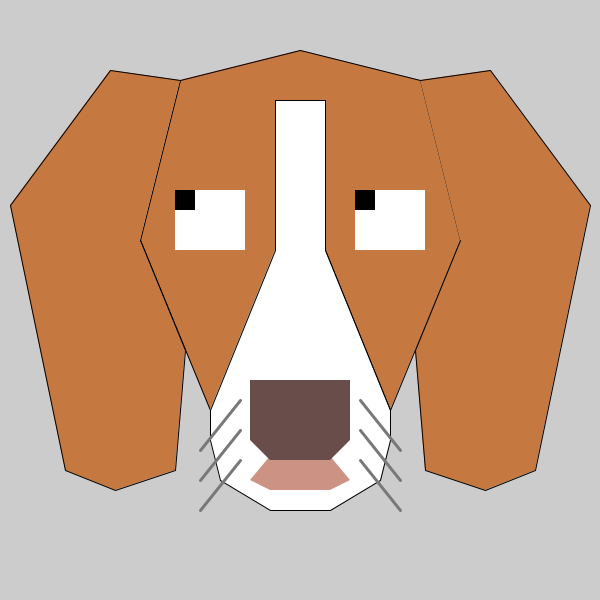
Frame 1 (no input)
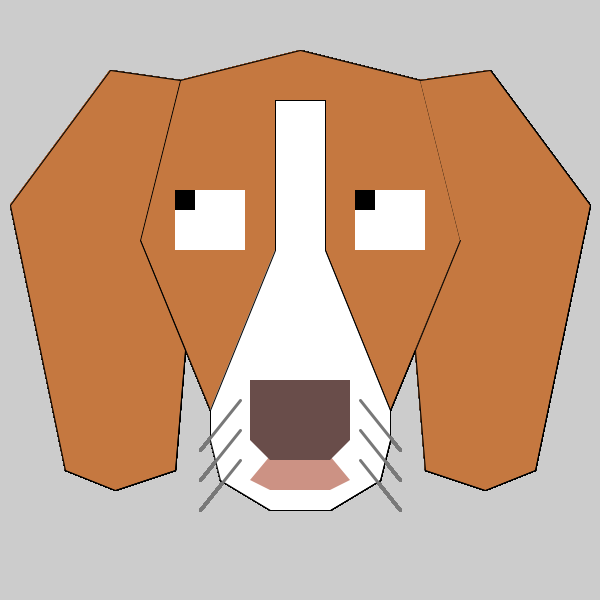
Frame 60 (the mouse pressed at the canvas centre just before this capture)
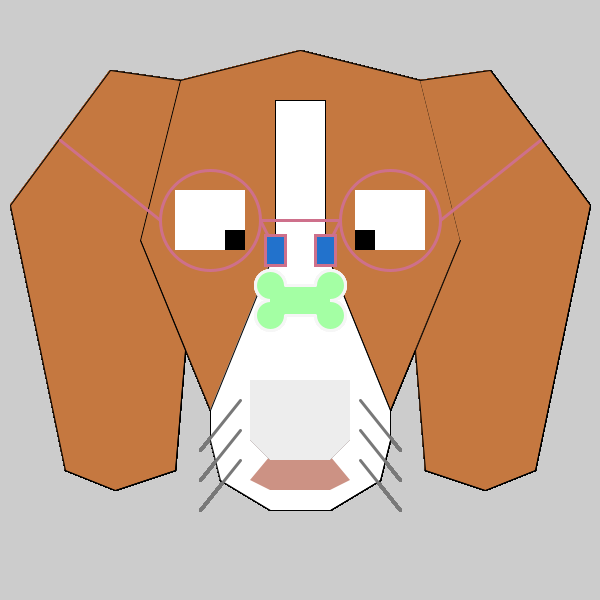
Frame 120 (the mouse held since frame 60 and released just before this capture)

The Processing sketch that drew these frames (run headless with seeded random() and noise(); from frame 60 on, the mouse is pressed at the canvas centre):

// Processing sketch: processing_141984
// ── processing_141984.pde

/*
Konkuk University
SOS iDesign

Name: Song YoungJun
ID: 201420083

*/

void setup(){
size (600, 600);
smooth();
}

float c = random(255);

void draw(){

//Head - Brown
stroke (0);
strokeWeight (1);
fill (197, 120, 64);
beginShape ();
vertex (210, 410);
vertex (140, 240);
vertex (180, 80);
vertex (300, 50);
vertex (420, 80);
vertex (460, 240);
vertex (390, 410);
vertex (325, 250);
vertex (325, 100); //Right
vertex (275, 100); //Left
vertex (275, 250);
endShape (CLOSE);

//Ears
beginShape ();
vertex (180, 80);
vertex (110, 70);
vertex (10, 205);
vertex (65, 470);
vertex (115, 490);
vertex (175, 470);
vertex (185, 350);
vertex (140, 240);
endShape (); //Left Ears

beginShape ();
vertex (420, 80);
vertex (490, 70);
vertex (590, 205);
vertex (535, 470);
vertex (485, 490);
vertex (425, 470);
vertex (415, 350);
vertex (460, 240);
endShape (); //Right Ears

//Head - White
fill (255);
beginShape ();
vertex (220, 480);
vertex (210, 440);
vertex (210, 410);
vertex (275, 250);
vertex (275, 100);
vertex (325, 100);
vertex (325, 250);
vertex (390, 410);
vertex (390, 440);
vertex (380, 480);
vertex (330, 510);
vertex (270, 510);
endShape (CLOSE);

//Mouth
noStroke();
fill (204, 146, 132);
triangle (300, 420, 250, 480, 350, 480);
quad (250, 480, 270, 490, 330, 490, 350, 480);

//Eyes
fill (255);
rectMode(CENTER);
rect (210, 220, 70, 60); //left
rect (390, 220, 70, 60); //Right

float mx1 = constrain (mouseX, 185, 235);
float mx2 = constrain (mouseX, 365, 415);
float my = constrain (mouseY, 200, 240);

fill (0);
rect (mx1, my, 20, 20); //left - Iris
rect (mx2, my, 20, 20); //Right - Iris

//Nose
fill (105, 77, 74);
rectMode (CORNERS);
rect (250, 380, 350, 440);
quad (250, 440, 270, 460, 330, 460, 350, 440);

//Whiskers
stroke(120);
strokeWeight (3);
line (240, 400, 200, 450);
line (240, 430, 200, 480);
line (240, 460, 200, 510);
line (360, 400, 400, 450);
line (360, 430, 400, 480);
line (360, 460, 400 ,510);

//bonus

  if(mousePressed){
  noFill();
  stroke (random(255), random(255), random(255));
  ellipse (210, 220, 100, 100); //left
  ellipse (390, 220, 100, 100); //Right
  line (260, 220, 275, 250);
  line (340, 220, 325, 250);
  line (260, 220, 340, 220);
  line (160, 220, 60, 140);
  line (440, 220, 540, 140);
  
  rectMode (CENTER);
  fill(random(255), random(255), random(255));
  rect (275, 250, 20, 30);
  rect (325, 250, 20, 30);
  
  noStroke();
  fill (random(255));
  rectMode (CORNERS);
  rect (250, 380, 350, 440);
  quad (250, 440, 270, 460, 330, 460, 350, 440); //nose - colorchange
  
  //Dog bone
  float r1 = random(255);
  
  stroke (r1);
   rectMode (CENTER);
  fill (c, mouseY ,c);
  ellipse (mouseX+30, mouseY+15, 30, 30);
  ellipse (mouseX+30, mouseY-15, 30, 30);
  ellipse (mouseX-30, mouseY+15, 30, 30);
  ellipse (mouseX-30, mouseY-15, 30, 30);
  
  noStroke();
  rect (mouseX, mouseY, 60, 30);
  
  stroke(r1);
  line(mouseX-15, mouseY-15, mouseX+15, mouseY-15);
  line(mouseX-15, mouseY+15, mouseX+15, mouseY+15);
  
  ellipse (mouseX+30, height-mouseY+15, 30, 30);
  ellipse (mouseX+30, height-mouseY-15, 30, 30);
  ellipse (mouseX-30, height-mouseY+15, 30, 30);
  ellipse (mouseX-30, height-mouseY-15, 30, 30);
  
  noStroke();
  rect (mouseX, height-mouseY, 60, 30);
  
  stroke(r1);
  line(mouseX-15, height-mouseY-15, mouseX+15, height-mouseY-15);
  line(mouseX-15, height-mouseY+15, mouseX+15, height-mouseY+15);
  
  ellipse (width-mouseX+30, mouseY+15, 30, 30);
  ellipse (width-mouseX+30, mouseY-15, 30, 30);
  ellipse (width-mouseX-30, mouseY+15, 30, 30);
  ellipse (width-mouseX-30, mouseY-15, 30, 30);
  
  noStroke();
  rect (width-mouseX, mouseY, 60, 30);
  
  stroke(r1);
  line(width-mouseX-15, mouseY-15, width-mouseX+15, mouseY-15);
  line(width-mouseX-15, mouseY+15, width-mouseX+15, mouseY+15);
  
  ellipse (width-mouseX+30, height-mouseY+15, 30, 30);
  ellipse (width-mouseX+30, height-mouseY-15, 30, 30);
  ellipse (width-mouseX-30, height-mouseY+15, 30, 30);
  ellipse (width-mouseX-30, height-mouseY-15, 30, 30);
  
  noStroke();
  rect (width-mouseX, height-mouseY, 60, 30);
  
  stroke(r1);
  line(width-mouseX-15, height-mouseY-15, width-mouseX+15, height-mouseY-15);
  line(width-mouseX-15, height-mouseY+15, width-mouseX+15, height-mouseY+15);
  
  if (keyPressed){
    setup();
    c = random(255);
   }

 }

}


void keyPressed(){
  background(random(255));

}
